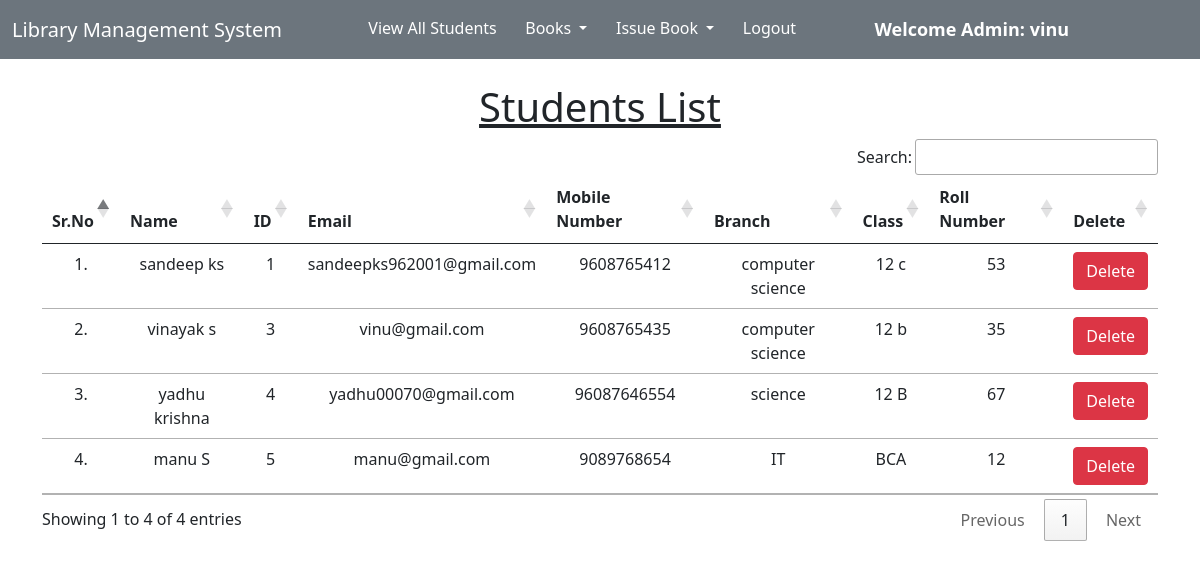
Page /libraryapp/view_students/ (signed in) on the committed database.
### libraryapp/models.py (models this page shows, shortened)
class Student(models.Model):
    user = models.OneToOneField(User, on_delete=models.CASCADE)
    classroom = models.CharField(max_length=10)
    branch = models.CharField(max_length=10)
    roll_no = models.CharField(max_length=3, blank=True)
    phone = models.CharField(max_length=10, blank=True)
    image = models.ImageField(upload_to="", blank=True)

### libraryapp/views.py (the view)
# urls.py: path("view_students/",view_students),
@login_required(login_url = '/admin_login')
def view_students(request):
    students = Student.objects.all()
    return render(request, "view_students.html", {'students':students})

### libraryapp/templates/view_students.html (shortened to what this page needs)
<!DOCTYPE html>
<html lang="en">
<head>
</head>
<body>
{% extends 'admin_navbar.html' %}
{% load static %}
{% block body %}
<div class="container mt-4">
    <h1 class="text-center"><u>Students List</u></h1>
    <table class="table table-hover" id="example">
        <thead>
            <tr class="text-center">
                <th>Sr.No</th>
                <th>Name</th>
                <th>ID</th>
                <th>Email</th>
                <th>Mobile Number</th>
                <th>Branch</th>
                <th>Class</th>
                <th>Roll Number</th>
                <th>Delete</th>
            </tr>
        </thead>
        <tbody>
            {% for student in students %}
            <tr class="text-center">
                <td>{{forloop.counter}}.</td>
                <td>{{student.user.get_full_name}}</td>
                <td>{{student.user.id}}</td>
                <td>{{student.user.email}}</td>
                <td>{{student.phone}}</td>
                <td>{{student.branch}}</td>
                <td>{{student.classroom}}</td>
                <td>{{student.roll_no}}</td>
                <td><a href="http://127.0.0.1:8000/libraryapp/delete_student/{{student.id}}/" class="btn btn-danger" onclick="return confirm('Are you sure you want to delete this student?')">Delete</a></td>
            </tr>
            {% endfor %}
        </tbody>
    </table>
    </div>
{% endblock %}

### libraryapp/templates/admin_navbar.html (shortened to what this page needs)
<!doctype html>
<html lang="en">
  <head>
    <link href="https://cdn.jsdelivr.net/npm/bootstrap@5.1.0/dist/css/bootstrap.min.css" rel="stylesheet">
    <link rel="stylesheet" href="https://cdn.datatables.net/1.10.25/css/jquery.dataTables.min.css">
    <link rel="stylesheet" href="https://cdn.datatables.net/buttons/1.7.1/css/buttons.dataTables.min.css">
  </head>
  <body>
    <nav class="navbar navbar-expand-lg text-white bg-secondary">
        <div class="container-fluid">
          <a class="navbar-brand text-white" href="http://127.0.0.1:8000/libraryapp/index/">Library Management System</a>
          <div class="collapse navbar-collapse" id="navbarSupportedContent">
            <ul class="navbar-nav me-auto mb-2 mb-lg-0">
              <li class="nav-item">
                <a class="nav-link active text-white" aria-current="page" href="http://127.0.0.1:8000/libraryapp/view_students/">View All Students</a>
              </li>
              <li class="nav-item dropdown">
                <a class="nav-link dropdown-toggle text-white" href="#" id="navbarDropdown" role="button" data-bs-toggle="dropdown" aria-expanded="false">
                  Books
                </a>
              </li>
              <li class="nav-item dropdown">
                <a class="nav-link dropdown-toggle text-white" href="#" id="navbarDropdown" role="button" data-bs-toggle="dropdown" aria-expanded="false">
                  Issue Book
                </a>
              </li>
              <li class="nav-item">
                <a class="nav-link active text-white" aria-current="page" href="/logout/">Logout</a>
              </li>
              <li class="nav-item">
                <a style="font-weight:600; font-family:'Segoe UI', Tahoma, Geneva, Verdana, sans-serif; font-size: large;" class="nav-link active text-white" href="#">Welcome Admin: {{request.user}}</a>
              </li>
            </ul>
          </div>
        </div>
      </nav>
      {% block body %}
      {% endblock %}
  </body>
</html>

### rows in the picture
Student: user.get_full_name "sandeep ks", user.id "1", user.email "sandeepks962001@gmail.com", phone "9608765412", branch "computer science", classroom "12 c", roll_no "53"
Student: user.get_full_name "vinayak s", user.id "3", user.email "vinu@gmail.com", phone "9608765435", branch "computer science", classroom "12 b", roll_no "35"
Student: user.get_full_name "yadhu krishna", user.id "4", user.email "yadhu00070@gmail.com", phone "96087646554", branch "science", classroom "12 B", roll_no "67"
Student: user.get_full_name "manu S", user.id "5", user.email "manu@gmail.com", phone "9089768654", branch "IT", classroom "BCA", roll_no "12"

### other values in the picture
{{ request.user }} "vinu"
